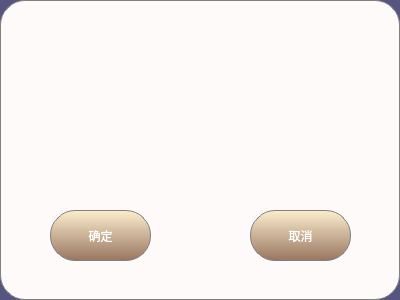
<?xml version="1.0" encoding="UTF-8"?>
<ui version="4.0">
 <class>MDialog</class>
 <widget class="QDialog" name="MDialog">
  <property name="geometry">
   <rect>
    <x>0</x>
    <y>0</y>
    <width>400</width>
    <height>300</height>
   </rect>
  </property>
  <property name="windowTitle">
   <string>Dialog</string>
  </property>
  <property name="styleSheet">
   <string notr="true">background-color: rgb(85, 85, 127);</string>
  </property>
  <layout class="QVBoxLayout" name="verticalLayout">
   <property name="spacing">
    <number>0</number>
   </property>
   <property name="leftMargin">
    <number>0</number>
   </property>
   <property name="topMargin">
    <number>0</number>
   </property>
   <property name="rightMargin">
    <number>0</number>
   </property>
   <property name="bottomMargin">
    <number>0</number>
   </property>
   <item>
    <widget class="QWidget" name="widget" native="true">
     <property name="styleSheet">
      <string notr="true">background-color: rgb(255, 250, 250);border:1px solid grey; border-radius: 25px;</string>
     </property>
     <widget class="QLabel" name="label">
      <property name="geometry">
       <rect>
        <x>0</x>
        <y>10</y>
        <width>382</width>
        <height>138</height>
       </rect>
      </property>
      <property name="font">
       <font>
        <pointsize>50</pointsize>
       </font>
      </property>
      <property name="styleSheet">
       <string notr="true">background-color: transparent;
border-color: transparent;</string>
      </property>
      <property name="text">
       <string/>
      </property>
      <property name="alignment">
       <set>Qt::AlignCenter</set>
      </property>
     </widget>
     <widget class="QPushButton" name="pu_yes">
      <property name="geometry">
       <rect>
        <x>50</x>
        <y>210</y>
        <width>101</width>
        <height>51</height>
       </rect>
      </property>
      <property name="styleSheet">
       <string notr="true">QPushButton{color: rgb(255, 255, 255);background-color: qlineargradient(spread:reflect, x1:1, y1:1, x2:1, y2:0, stop:0 rgba(153, 118, 97, 255), stop:1 rgba(252, 238, 205, 255));border:1px solid grey; border-radius: 25px;}
QPushButton:pressed{border:1px solid grey; border-radius: 25px;
background-color: rgb(148, 148, 148);}
</string>
      </property>
      <property name="text">
       <string>确定</string>
      </property>
      <property name="shortcut">
       <string>Enter</string>
      </property>
     </widget>
     <widget class="QPushButton" name="pu_no">
      <property name="geometry">
       <rect>
        <x>250</x>
        <y>210</y>
        <width>101</width>
        <height>51</height>
       </rect>
      </property>
      <property name="styleSheet">
       <string notr="true">QPushButton{color: rgb(255, 255, 255);background-color: qlineargradient(spread:reflect, x1:1, y1:1, x2:1, y2:0, stop:0 rgba(153, 118, 97, 255), stop:1 rgba(252, 238, 205, 255));border:1px solid grey; border-radius: 25px;}
QPushButton:pressed{border:1px solid grey; border-radius: 25px;
background-color: rgb(148, 148, 148);}
</string>
      </property>
      <property name="text">
       <string>取消</string>
      </property>
      <property name="shortcut">
       <string>Esc</string>
      </property>
     </widget>
    </widget>
   </item>
  </layout>
 </widget>
 <resources/>
 <connections/>
</ui>
